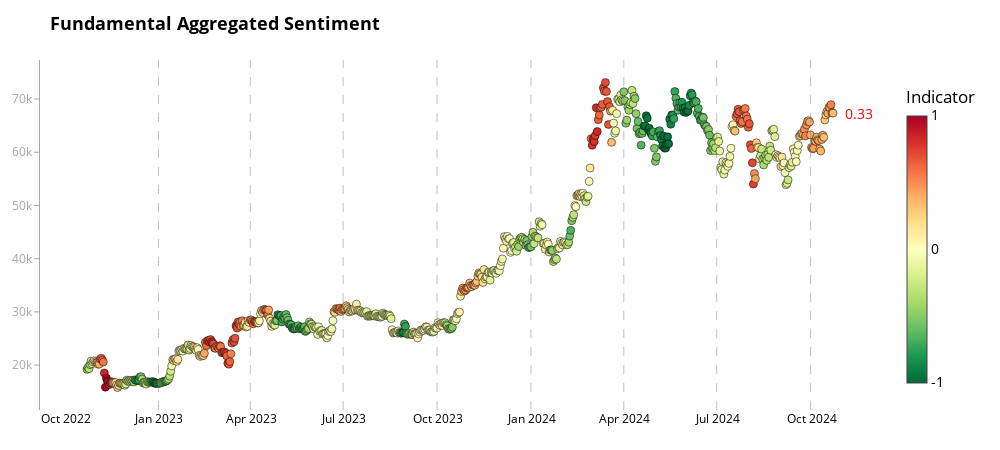

The code cell stored with this chart in its notebook:
### Code cell
# Example usage
fig2 = chart_aggregate(merged_df, 'aggregate_indicator_manual', 'price_usd_close', "Fundamental Aggregated Sentiment")
fig2.show()
pio.write_html(fig2, file=f'aggregated_scatter_analysis_fundamental_aggr_last_2year.html')
print("All charts have been displayed and saved as separate HTML files.")

### Figure 1 — Plotly figure (JSON) as saved in the notebook; plotly's stock layout.template omitted (floating-point values rounded to 4 significant figures; data arrays with more than 128 entries replaced by an {"elided": "..."} marker saying what was removed)
{"data": [{"hoverinfo": "text", "marker": {"cmax": 1, "cmin": -1, "color": {"elided": "732 float values"}, "colorbar": {"len": 0.9, "lenmode": "fraction", "thickness": 20, "ticktext": ["-1", "0", "1"], "tickvals": [-1, 0, 1], "title": {"text": "Indicator"}, "x": 1.02, "xpad": 10}, "colorscale": [[0.0, "rgb(0,104,55)"], [0.1, "rgb(26,152,80)"], [0.2, "rgb(102,189,99)"], [0.3, "rgb(166,217,106)"], [0.4, "rgb(217,239,139)"], [0.5, "rgb(255,255,191)"], [0.6, "rgb(254,224,139)"], [0.7, "rgb(253,174,97)"], [0.8, "rgb(244,109,67)"], [0.9, "rgb(215,48,39)"], [1.0, "rgb(165,0,38)"]], "line": {"color": "black", "width": 0.5}, "size": 8}, "mode": "markers", "text": {"elided": "732 str values"}, "x": {"elided": "732 str values"}, "y": {"elided": "732 float values"}, "type": "scatter"}], "layout": {"shapes": [{"line": {"color": "rgba(128, 128, 128, 0.7)", "dash": "dash", "width": 1}, "opacity": 0.7, "type": "line", "x0": "2022-12-31T00:00:00", "x1": "2022-12-31T00:00:00", "xref": "x", "y0": 0, "y1": 1, "yref": "y domain"}, {"line": {"color": "rgba(128, 128, 128, 0.7)", "dash": "dash", "width": 1}, "opacity": 0.7, "type": "line", "x0": "2023-03-31T00:00:00", "x1": "2023-03-31T00:00:00", "xref": "x", "y0": 0, "y1": 1, "yref": "y domain"}, {"line": {"color": "rgba(128, 128, 128, 0.7)", "dash": "dash", "width": 1}, "opacity": 0.7, "type": "line", "x0": "2023-06-30T00:00:00", "x1": "2023-06-30T00:00:00", "xref": "x", "y0": 0, "y1": 1, "yref": "y domain"}, {"line": {"color": "rgba(128, 128, 128, 0.7)", "dash": "dash", "width": 1}, "opacity": 0.7, "type": "line", "x0": "2023-09-30T00:00:00", "x1": "2023-09-30T00:00:00", "xref": "x", "y0": 0, "y1": 1, "yref": "y domain"}, {"line": {"color": "rgba(128, 128, 128, 0.7)", "dash": "dash", "width": 1}, "opacity": 0.7, "type": "line", "x0": "2023-12-31T00:00:00", "x1": "2023-12-31T00:00:00", "xref": "x", "y0": 0, "y1": 1, "yref": "y domain"}, {"line": {"color": "rgba(128, 128, 128, 0.7)", "dash": "dash", "width": 1}, "opacity": 0.7, "type": "line", "x0": "2024-03-31T00:00:00", "x1": "2024-03-31T00:00:00", "xref": "x", "y0": 0, "y1": 1, "yref": "y domain"}, {"line": {"color": "rgba(128, 128, 128, 0.7)", "dash": "dash", "width": 1}, "opacity": 0.7, "type": "line", "x0": "2024-06-30T00:00:00", "x1": "2024-06-30T00:00:00", "xref": "x", "y0": 0, "y1": 1, "yref": "y domain"}, {"line": {"color": "rgba(128, 128, 128, 0.7)", "dash": "dash", "width": 1}, "opacity": 0.7, "type": "line", "x0": "2024-09-30T00:00:00", "x1": "2024-09-30T00:00:00", "xref": "x", "y0": 0, "y1": 1, "yref": "y domain"}], "annotations": [{"align": "left", "font": {"color": "red", "size": 14}, "showarrow": false, "text": "0.33", "x": "2024-10-22T00:00:00", "xanchor": "left", "xshift": 10, "y": 67350.0, "yanchor": "middle"}], "title": {"font": {"color": "black", "size": 18, "weight": "bold"}, "text": "Fundamental Aggregated Sentiment"}, "font": {"color": "black", "size": 14}, "margin": {"l": 40, "r": 120, "t": 60, "b": 40}, "showlegend": false, "hovermode": "closest", "plot_bgcolor": "white", "paper_bgcolor": "white", "width": 1000, "height": 450, "xaxis": {"tickfont": {"color": "black", "size": 12}, "showgrid": false, "zeroline": false, "dtick": "M3", "tickformat": "%b %Y", "showline": false, "mirror": false}, "yaxis": {"tickfont": {"color": "rgba(128, 128, 128, 0.7)", "size": 12}, "showgrid": false, "zeroline": false, "showline": true, "linewidth": 1, "linecolor": "rgba(128, 128, 128, 0.7)", "mirror": false, "ticks": "outside", "ticklen": 5, "tickcolor": "rgba(128, 128, 128, 0.7)"}}}
